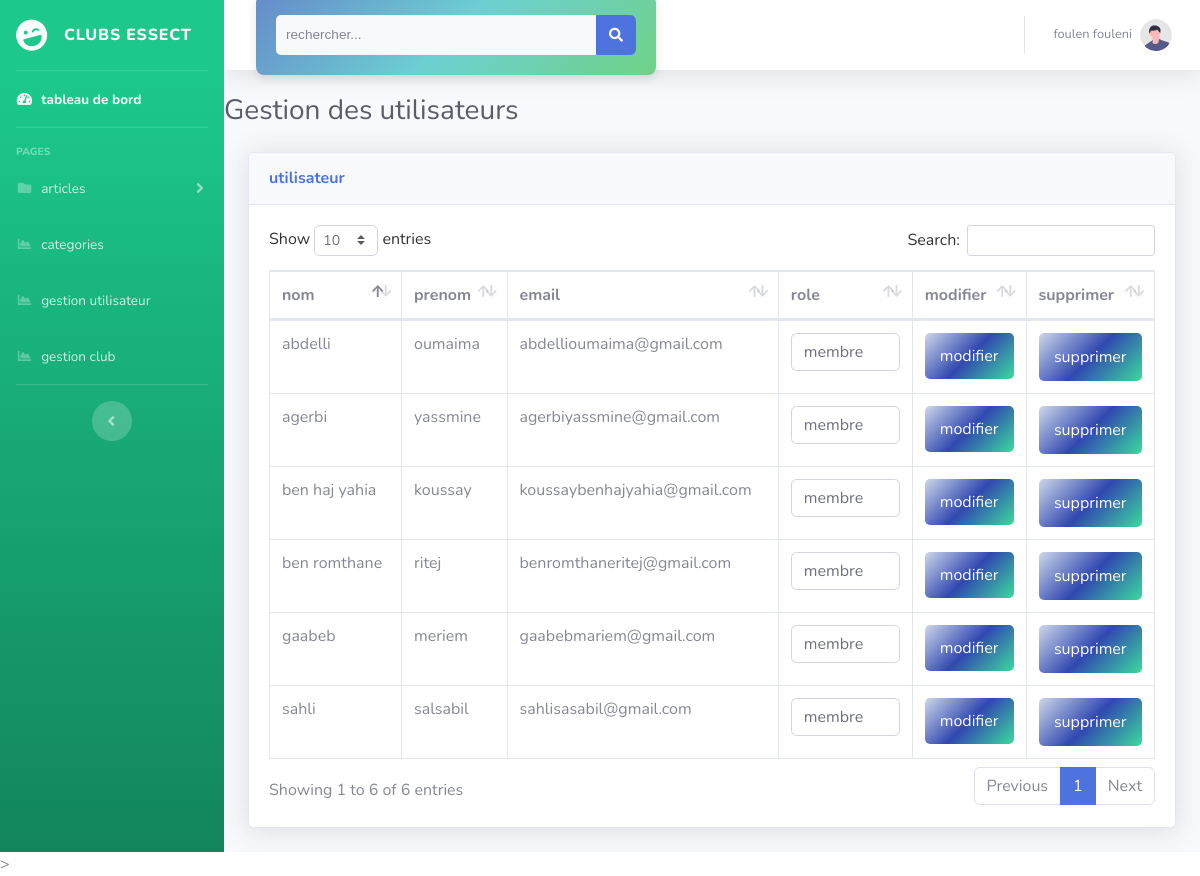
Page /controller/utilisateurs.php on the earlier database version.
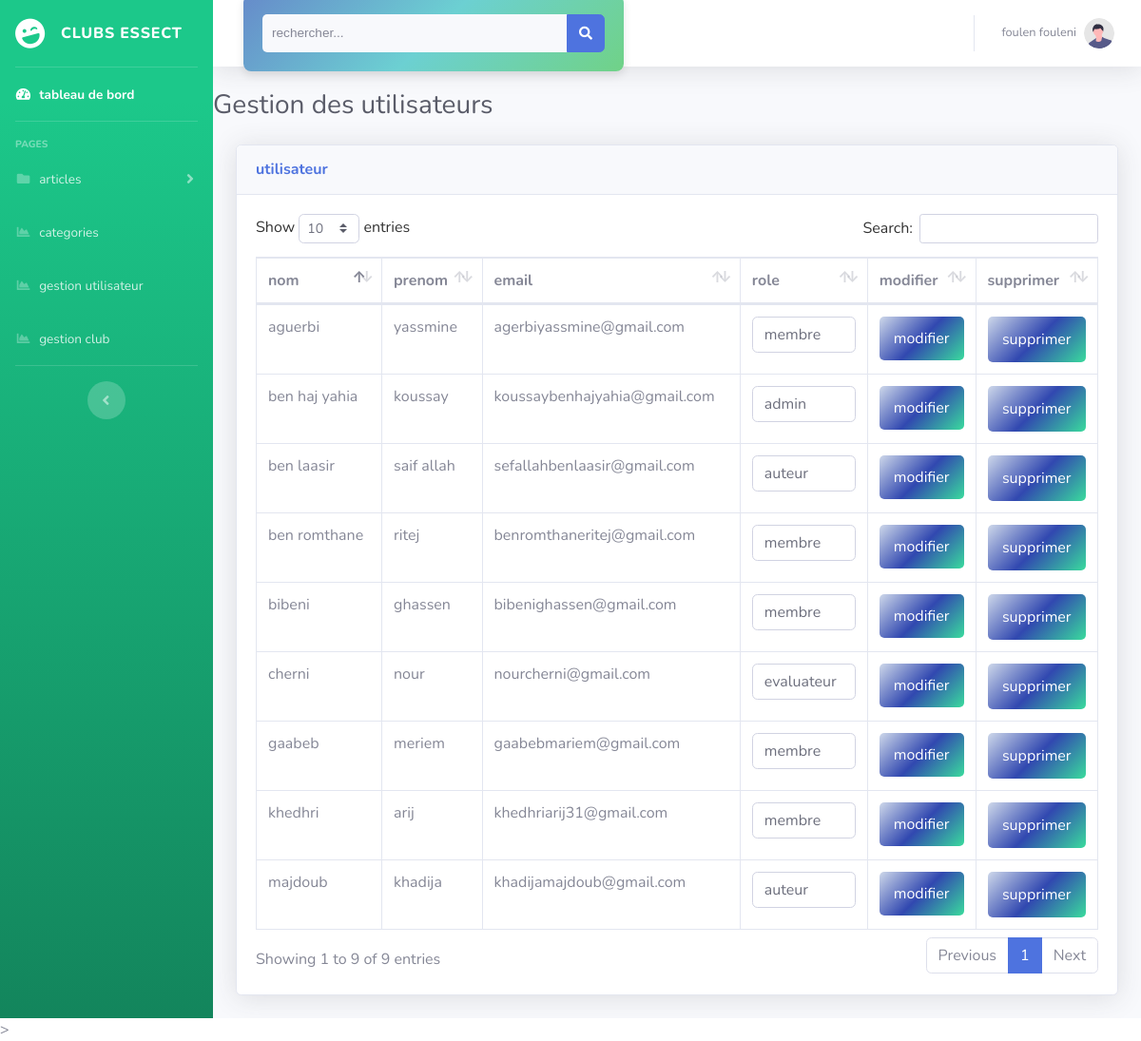
Same page on the later database version.
### tables this page shows
CREATE TABLE `utilisateurs` (
  `id_utilisateur` int(11) NOT NULL,
  `nom_utilisateur` varchar(100) NOT NULL,
  `prenom_utilisateur` varchar(100) NOT NULL,
  `email_utilisateur` varchar(150) NOT NULL,
  `password_utilisateur` varchar(250) NOT NULL,
  `username` varchar(100) NOT NULL,
  `role_utilisateur` varchar(50) NOT NULL DEFAULT 'membre',
  `photo_utilisateur` text DEFAULT NULL,
  `token` varchar(100) NOT NULL,
  `validation_email_utilisateur` int(11) NOT NULL DEFAULT 0,
  `cv` text NOT NULL
);

### controller/fonctions_new.php (the view, shortened to what this page needs)
<?php
function afficher_utilisateurs(){
    global $bdd;
    $requete="SELECT * FROM club_essect.utilisateurs
     ORDER BY id_utilisateur DESC";
     $result=$bdd->query($requete);
     if(!$result){
        $message="la recuperation des donnees des utilisateurs a rencontree un probleme";
     }else{
        while($ligne=$result->fetch(PDO::FETCH_ASSOC)){
            $id_utilisateur=$ligne['id_utilisateur'];
            $nom_utilisateur=$ligne['nom_utilisateur'];
            $prenom_utilisateur=$ligne['prenom_utilisateur'];
            $email_utilisateur=$ligne['email_utilisateur'];
            $role_utilisateur=$ligne['role_utilisateur'];
            echo "<tr><td>$nom_utilisateur</td>";
            echo "<td>$prenom_utilisateur</td>";
            echo "<td>$email_utilisateur</td>";
            echo "<form action='utilisateurs.php' method='post'>
            ";
            echo "<td><select class='form-control'
             name='role_utilisateur'> ";
             echo "<option value='$role_utilisateur' selected >";
             echo "$role_utilisateur";
             echo "</option>";
             echo "
             <option>membre</option>
             <option>admin</option>
             <option>auteur</option>
             <option>evaluateur</option>
            </select> </td>";
            echo ' <td><input type="submit" name="modifier_utilisateur" class="btn-primary"
             value="modifier"></td>';
             echo "<input type='hidden' name='id_utilisateur' value=$id_utilisateur></form>";
             echo "<form action='utilisateurs.php' method='post'>";
             echo '<td> <input type="submit" name="supprimer_utilisateur"
              class="btn btn-danger" value="supprimer"></td>';
             echo "<input type='hidden' name='id_utilisateur' value=$id_utilisateur></form></tr>";
        }
     }
}
?>

### controller/utilisateurs.php (shortened to what this page needs)
<link rel="stylesheet" type="text/css" href="../view/statistique/article.css">
<?php require_once __DIR__ . '/../view/statistique/header_admin.php';
require __DIR__ . '/../configuration/config.php';
require_once('fonctions_new.php');
?>
<body id="page-top">
    <div id="wrapper">
        <?php require_once __DIR__ . '/../view/statistique/sidebar_admin.php';  ?>
        <div id="content-wrapper" class="d-flex flex-column">
            <div id="content">
                <?php require_once __DIR__ . '/../view/statistique/topbar_admin.php';  ?>
                <h1 class="h3 mb-4 text-gray-800">Gestion des utilisateurs</h1>
                <div class="container-fluid">
<div class="row justify-content-center">
            <div class=col-lg-12>
           <div class="card shadow mb-4">
                        <div class="card-header py-3">
                            <h6 class="m-0 font-weight-bold text-primary">utilisateur</h6>
                        </div>
                        <div class="card-body">
                            <div class="table-responsive">
                                <table class="table table-bordered" id="dataTable" width="100%" cellspacing="0">
                                    <thead>
                                        <tr>
                                          <th>nom</th>
                                          <th>prenom</th>
                                          <th>email</th>
                                          <th>role</th>
                                          <th>modifier</th>
                                          <th>supprimer</th>
                                        </tr>
                                        </thead>
                                    <tbody>
                                    <?php
                                     afficher_utilisateurs();
                                            ?>
                                    </tbody>
                                </table>
                            </div>
                        </div>
                    </div>
                    </div>
                    </div>
                </div>
            </div>
        </div>
    </div>
</body>
</html>>

### view/statistique/header_admin.php (shortened to what this page needs)
<!DOCTYPE html>
<html lang="en">
<head>
    <link href="vendor/fontawesome-free/css/all.min.css" rel="stylesheet" type="text/css">
    <link href="css/sb-admin-2.min.css" rel="stylesheet">
      <link href="vendor/datatables/dataTables.bootstrap4.min.css" rel="stylesheet">
</head>

### view/statistique/sidebar_admin.php (shortened to what this page needs)
<ul class="navbar-nav bg-gradient-success sidebar sidebar-dark accordion" id="accordionSidebar">
<a class="sidebar-brand d-flex align-items-center justify-content-center" href="index.php">
    <div class="sidebar-brand-icon rotate-n-15">
        <i class="fas fa-laugh-wink"></i>
    </div>
    <div class="sidebar-brand-text mx-3">clubs essect </div>
</a>
<hr class="sidebar-divider my-0">
<li class="nav-item active">
    <a class="nav-link" href="http://localhost/version2/view/statistique/index.php">
        <i class="fas fa-fw fa-tachometer-alt"></i>
        <span>tableau de bord</span></a>
</li>
<hr class="sidebar-divider">
<div class="sidebar-heading">
    pages
</div>
<li class="nav-item">
    <a class="nav-link collapsed" href="#" data-toggle="collapse" data-target="#collapsePages"
        aria-expanded="true" aria-controls="collapsePages">
        <i class="fas fa-fw fa-folder"></i>
        <span>articles</span>
    </a>
</li>
<li class="nav-item">
    <a class="nav-link" href="http://localhost/version2/view/statistique/categorie.php">
        <i class="fas fa-fw fa-chart-area"></i>
        <span>categories</span></a>
</li>
<li class="nav-item">
    <a class="nav-link" href="http://localhost/version2/controller/utilisateurs.php">
        <i class="fas fa-fw fa-chart-area"></i>
        <span>gestion utilisateur</span></a>
</li>
<li class="nav-item">
    <a class="nav-link" href="http://localhost/version2/view/statistique/club.php">
        <i class="fas fa-fw fa-chart-area"></i>
        <span>gestion club</span></a>
</li>
<hr class="sidebar-divider d-none d-md-block">
<div class="text-center d-none d-md-inline">
    <button class="rounded-circle border-0" id="sidebarToggle"></button>
</div>
</ul>

### view/statistique/topbar_admin.php (shortened to what this page needs)
  <nav class="navbar navbar-expand navbar-light bg-white topbar mb-4 static-top shadow">
<form
    class="d-none d-sm-inline-block form-inline mr-auto ml-md-3 my-2 my-md-0 mw-100 navbar-search">
    <div class="input-group">
        <input type="text" class="form-control bg-light border-0 small" placeholder="rechercher..."
            aria-label="Search" aria-describedby="basic-addon2">
        <div class="input-group-append">
            <button class="btn btn-primary" type="button">
                <i class="fas fa-search fa-sm"></i>
            </button>
        </div>
    </div>
</form>
<ul class="navbar-nav ml-auto">
    <li class="nav-item dropdown no-arrow">
        <a class="nav-link dropdown-toggle" href="#" id="userDropdown" role="button"
            data-toggle="dropdown" aria-haspopup="true" aria-expanded="false">
            <span class="mr-2 d-none d-lg-inline text-gray-600 small">foulen fouleni</span>
            <img class="img-profile rounded-circle"
                src="img/undraw_profile.svg">
        </a>
    </li>
</ul>
</nav>

### view/statistique/article.css (style rules this page uses)
form { width: 100%; margin: 50px auto; padding: 20px; background: linear-gradient(135deg,rgb(102, 139, 202), #6cd0d2 , #70d287); box-shadow: 0px 4px 10px rgba(0, 0, 0, 0.1); border-radius: 8px; font-family: 'Arial', sans-serif; }
input[type="text"], input[type="file"], select, textarea { width: 100%; padding: 10px; margin-bottom: 15px; border: 1px solid #ccc; border-radius: 5px; font-size: 16px; }
input[type="submit"] { background: linear-gradient(135deg,rgb(206, 216, 234), #3148b0 , #3adb9d); color: white; font-size: 16px; padding: 12px; border: none; border-radius: 5px; cursor: pointer; width: 100%; transition: 0.3s; }
select { appearance: none; background-color: #fff; cursor: pointer; }

Differences in the rows shown:
removed utilisateurs: nom_utilisateur "abdelli", prenom_utilisateur "oumaima", email_utilisateur "abdellioumaima@gmail.com", role_utilisateur "membre"
removed utilisateurs: nom_utilisateur "agerbi", prenom_utilisateur "yassmine", email_utilisateur "agerbiyassmine@gmail.com", role_utilisateur "membre"
removed utilisateurs: nom_utilisateur "sahli", prenom_utilisateur "salsabil", email_utilisateur "sahlisasabil@gmail.com", role_utilisateur "membre"
added utilisateurs: nom_utilisateur "khedhri", prenom_utilisateur "arij", email_utilisateur "khedhriarij31@gmail.com", role_utilisateur "membre"
added utilisateurs: nom_utilisateur "aguerbi", prenom_utilisateur "yassmine", email_utilisateur "agerbiyassmine@gmail.com", role_utilisateur "membre"
added utilisateurs: nom_utilisateur "ben laasir", prenom_utilisateur "saif allah", email_utilisateur "sefallahbenlaasir@gmail.com", role_utilisateur "auteur"
added utilisateurs: nom_utilisateur "majdoub", prenom_utilisateur "khadija", email_utilisateur "khadijamajdoub@gmail.com", role_utilisateur "auteur"
added utilisateurs: nom_utilisateur "cherni", prenom_utilisateur "nour", email_utilisateur "nourcherni@gmail.com", role_utilisateur "evaluateur"
added utilisateurs: nom_utilisateur "bibeni", prenom_utilisateur "ghassen", email_utilisateur "bibenighassen@gmail.com", role_utilisateur "membre"
changed utilisateurs "ben haj yahia": role_utilisateur "membre" → "admin"
Other differences:
text written by a page script: "Show entries Search: Showing 1 to 6 of 6 entries Previous 1 Next" → "Show entries Search: Showing 1 to 9 of 9 entries Previous 1 Next"
